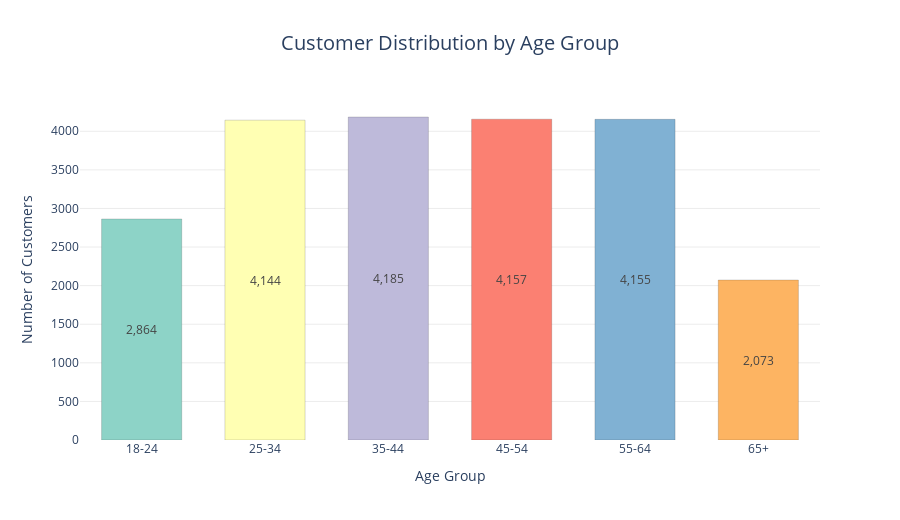

The code cell stored with this chart in its notebook:
### Markdown cell above
### Customer Age Distribution Bar

### Code cell
customer_age_distribution_bar_query = "SELECT * FROM gold.analytics_customer_by_age_group ORDER BY age_group"
customer_age_distribution_bar_df = fetch_data(customer_age_distribution_bar_query)

colors = px.colors.qualitative.Set3
fig = go.Figure()

fig.add_trace(go.Bar(
    x=customer_age_distribution_bar_df['age_group'],
    y=customer_age_distribution_bar_df['customer_count'],
    text=customer_age_distribution_bar_df['customer_count'],
    texttemplate='%{text:,}',
    textposition='inside',
    insidetextanchor='middle',
    marker=dict(
        color=colors[:len(customer_age_distribution_bar_df)],
        line=dict(color='rgba(0,0,0,0.15)', width=1)
    ),
    hovertemplate=(
        '<b>Age Group:</b> %{x}<br>'
        '<b>Customers:</b> %{y:,}<br>'
        '<b>Avg CLV:</b> $%{customdata[0]:,.2f}<br>'
        '<b>Avg Income:</b> $%{customdata[1]:,.2f}'
        '<extra></extra>'
    ),
    customdata=customer_age_distribution_bar_df[['avg_clv', 'avg_income']].values
))

fig.update_layout(
    title=dict(
        text="Customer Distribution by Age Group",
        x=0.5,
        font=dict(size=20)
    ),
    xaxis=dict(
        title="Age Group",
        type='category',
        showgrid=False
    ),
    yaxis=dict(
        title="Number of Customers",
        showgrid=True,
        gridcolor='rgba(0,0,0,0.08)'
    ),
    plot_bgcolor='white',
    paper_bgcolor='white',
    height=520,
    bargap=0.35
)

fig.show()

### Figure 1 — Plotly figure (JSON) as saved in the notebook; plotly's stock layout.template omitted (floating-point values rounded to 4 significant figures)
{"data": [{"customdata": [[50870.0, 264000.0], [50710.0, 260700.0], [50670.0, 257500.0], [49910.0, 258600.0], [50460.0, 260100.0], [50650.0, 261200.0]], "hovertemplate": "<b>Age Group:</b> %{x}<br><b>Customers:</b> %{y:,}<br><b>Avg CLV:</b> $%{customdata[0]:,.2f}<br><b>Avg Income:</b> $%{customdata[1]:,.2f}<extra></extra>", "insidetextanchor": "middle", "marker": {"color": ["rgb(141,211,199)", "rgb(255,255,179)", "rgb(190,186,218)", "rgb(251,128,114)", "rgb(128,177,211)", "rgb(253,180,98)"], "line": {"color": "rgba(0,0,0,0.15)", "width": 1}}, "text": [2864.0, 4144.0, 4185.0, 4157.0, 4155.0, 2073.0], "textposition": "inside", "texttemplate": "%{text:,}", "type": "bar", "x": ["18-24", "25-34", "35-44", "45-54", "55-64", "65+"], "y": [2864, 4144, 4185, 4157, 4155, 2073]}], "layout": {"bargap": 0.35, "height": 520, "paper_bgcolor": "white", "plot_bgcolor": "white", "title": {"font": {"size": 20}, "text": "Customer Distribution by Age Group", "x": 0.5}, "xaxis": {"showgrid": false, "title": {"text": "Age Group"}, "type": "category"}, "yaxis": {"gridcolor": "rgba(0,0,0,0.08)", "showgrid": true, "title": {"text": "Number of Customers"}}}}
